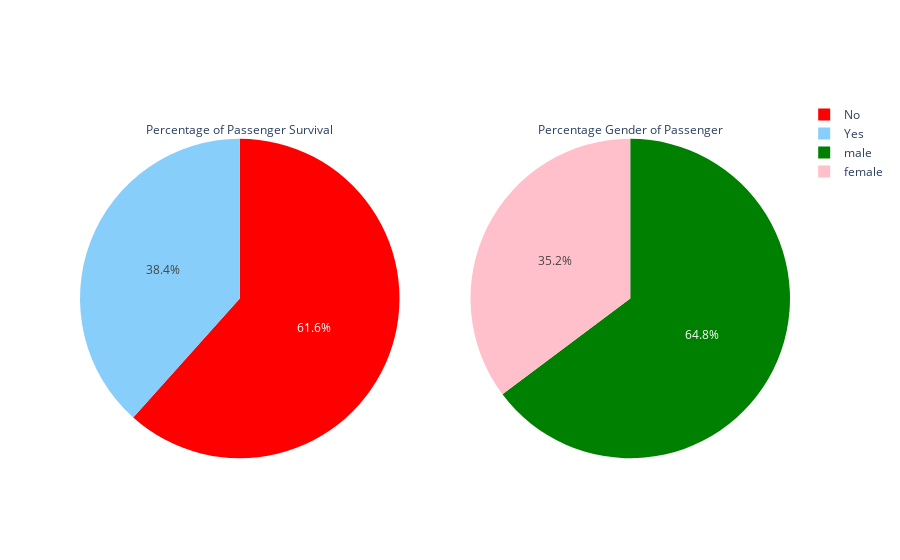

Source (notebook cell):
### Code cell
# Graphic Objects Plotly (Simple)
# Create subplot with 1 row and 2 columns
# in matplotlib, this is similar with plt.subplots(1, 2)
fig = make_subplots(rows=1, 
                    cols=2, 
                    specs=[[{'type':'domain'}, {'type':'domain'}]])

# Create first pie plot about survival data in coords (1,1)
fig.add_trace(go.Pie(labels = df_survival["Survived"], 
                     values = df_survival["PassengerId"], 
                     title  = "Percentage of Passenger Survival",
                     name   = "Survive?",
                     marker = {'colors': ["Red","LightSkyBlue"]}),
              1, 1)

# Create second pie plot about gender data in coords (1,2)
fig.add_trace(go.Pie(labels = df_gender["Sex"], 
                     values = df_gender["PassengerId"], 
                     title  = "Percentage Gender of Passenger",
                     name   = "Gender",
                     marker = {'colors': ["Pink","Green"]}),
              1, 2)
fig.show()
# plotly.offline.plot(fig, filename = 'plot.html')

### Figure 1 — Plotly figure (JSON) as saved in the notebook; plotly's stock layout.template omitted (floating-point values rounded to 4 significant figures)
{"data": [{"domain": {"x": [0, 0.45], "y": [0, 1]}, "labels": ["No", "Yes"], "marker": {"colors": ["Red", "LightSkyBlue"]}, "name": "Survive?", "title": {"text": "Percentage of Passenger Survival"}, "type": "pie", "values": [549, 342]}, {"domain": {"x": [0.55, 1], "y": [0, 1]}, "labels": ["female", "male"], "marker": {"colors": ["Pink", "Green"]}, "name": "Gender", "title": {"text": "Percentage Gender of Passenger"}, "type": "pie", "values": [314, 577]}], "layout": {}}
